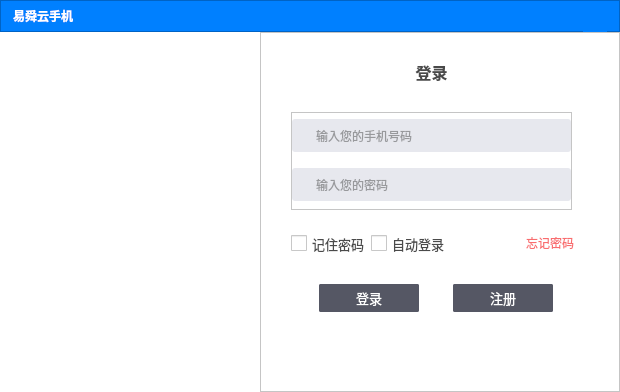
<?xml version="1.0" encoding="UTF-8"?>
<ui version="4.0">
 <class>LoginWindow</class>
 <widget class="QMainWindow" name="LoginWindow">
  <property name="geometry">
   <rect>
    <x>0</x>
    <y>0</y>
    <width>620</width>
    <height>392</height>
   </rect>
  </property>
  <property name="minimumSize">
   <size>
    <width>620</width>
    <height>392</height>
   </size>
  </property>
  <property name="maximumSize">
   <size>
    <width>620</width>
    <height>392</height>
   </size>
  </property>
  <property name="windowTitle">
   <string>LoginWindow</string>
  </property>
  <property name="styleSheet">
   <string notr="true">QMainWindow{border-top-left-radius: 6px;border-top-right-radius: 6px;}</string>
  </property>
  <widget class="QWidget" name="centralwidget">
   <property name="styleSheet">
    <string notr="true">background-color:#FFFFFFFF;</string>
   </property>
   <layout class="QVBoxLayout" name="verticalLayout">
    <property name="spacing">
     <number>0</number>
    </property>
    <property name="leftMargin">
     <number>0</number>
    </property>
    <property name="topMargin">
     <number>0</number>
    </property>
    <property name="rightMargin">
     <number>0</number>
    </property>
    <property name="bottomMargin">
     <number>0</number>
    </property>
    <item>
     <widget class="QFrame" name="frame">
      <property name="minimumSize">
       <size>
        <width>0</width>
        <height>32</height>
       </size>
      </property>
      <property name="maximumSize">
       <size>
        <width>16777215</width>
        <height>32</height>
       </size>
      </property>
      <property name="palette">
       <palette>
        <active>
         <colorrole role="Button">
          <brush brushstyle="SolidPattern">
           <color alpha="255">
            <red>0</red>
            <green>128</green>
            <blue>255</blue>
           </color>
          </brush>
         </colorrole>
         <colorrole role="Base">
          <brush brushstyle="SolidPattern">
           <color alpha="255">
            <red>0</red>
            <green>128</green>
            <blue>255</blue>
           </color>
          </brush>
         </colorrole>
         <colorrole role="Window">
          <brush brushstyle="SolidPattern">
           <color alpha="255">
            <red>0</red>
            <green>128</green>
            <blue>255</blue>
           </color>
          </brush>
         </colorrole>
        </active>
        <inactive>
         <colorrole role="Button">
          <brush brushstyle="SolidPattern">
           <color alpha="255">
            <red>0</red>
            <green>128</green>
            <blue>255</blue>
           </color>
          </brush>
         </colorrole>
         <colorrole role="Base">
          <brush brushstyle="SolidPattern">
           <color alpha="255">
            <red>0</red>
            <green>128</green>
            <blue>255</blue>
           </color>
          </brush>
         </colorrole>
         <colorrole role="Window">
          <brush brushstyle="SolidPattern">
           <color alpha="255">
            <red>0</red>
            <green>128</green>
            <blue>255</blue>
           </color>
          </brush>
         </colorrole>
        </inactive>
        <disabled>
         <colorrole role="Button">
          <brush brushstyle="SolidPattern">
           <color alpha="255">
            <red>0</red>
            <green>128</green>
            <blue>255</blue>
           </color>
          </brush>
         </colorrole>
         <colorrole role="Base">
          <brush brushstyle="SolidPattern">
           <color alpha="255">
            <red>0</red>
            <green>128</green>
            <blue>255</blue>
           </color>
          </brush>
         </colorrole>
         <colorrole role="Window">
          <brush brushstyle="SolidPattern">
           <color alpha="255">
            <red>0</red>
            <green>128</green>
            <blue>255</blue>
           </color>
          </brush>
         </colorrole>
        </disabled>
       </palette>
      </property>
      <property name="styleSheet">
       <string notr="true">background-color:#FF0080FF;</string>
      </property>
      <property name="frameShape">
       <enum>QFrame::StyledPanel</enum>
      </property>
      <property name="frameShadow">
       <enum>QFrame::Raised</enum>
      </property>
      <layout class="QHBoxLayout" name="horizontalLayout_2">
       <property name="spacing">
        <number>0</number>
       </property>
       <property name="leftMargin">
        <number>12</number>
       </property>
       <property name="topMargin">
        <number>0</number>
       </property>
       <property name="rightMargin">
        <number>12</number>
       </property>
       <property name="bottomMargin">
        <number>0</number>
       </property>
       <item>
        <widget class="QLabel" name="label">
         <property name="palette">
          <palette>
           <active>
            <colorrole role="WindowText">
             <brush brushstyle="SolidPattern">
              <color alpha="255">
               <red>255</red>
               <green>255</green>
               <blue>255</blue>
              </color>
             </brush>
            </colorrole>
            <colorrole role="Button">
             <brush brushstyle="SolidPattern">
              <color alpha="255">
               <red>0</red>
               <green>128</green>
               <blue>255</blue>
              </color>
             </brush>
            </colorrole>
            <colorrole role="Base">
             <brush brushstyle="SolidPattern">
              <color alpha="255">
               <red>0</red>
               <green>128</green>
               <blue>255</blue>
              </color>
             </brush>
            </colorrole>
            <colorrole role="Window">
             <brush brushstyle="SolidPattern">
              <color alpha="255">
               <red>0</red>
               <green>128</green>
               <blue>255</blue>
              </color>
             </brush>
            </colorrole>
           </active>
           <inactive>
            <colorrole role="WindowText">
             <brush brushstyle="SolidPattern">
              <color alpha="255">
               <red>255</red>
               <green>255</green>
               <blue>255</blue>
              </color>
             </brush>
            </colorrole>
            <colorrole role="Button">
             <brush brushstyle="SolidPattern">
              <color alpha="255">
               <red>0</red>
               <green>128</green>
               <blue>255</blue>
              </color>
             </brush>
            </colorrole>
            <colorrole role="Base">
             <brush brushstyle="SolidPattern">
              <color alpha="255">
               <red>0</red>
               <green>128</green>
               <blue>255</blue>
              </color>
             </brush>
            </colorrole>
            <colorrole role="Window">
             <brush brushstyle="SolidPattern">
              <color alpha="255">
               <red>0</red>
               <green>128</green>
               <blue>255</blue>
              </color>
             </brush>
            </colorrole>
           </inactive>
           <disabled>
            <colorrole role="Button">
             <brush brushstyle="SolidPattern">
              <color alpha="255">
               <red>0</red>
               <green>128</green>
               <blue>255</blue>
              </color>
             </brush>
            </colorrole>
            <colorrole role="Base">
             <brush brushstyle="SolidPattern">
              <color alpha="255">
               <red>0</red>
               <green>128</green>
               <blue>255</blue>
              </color>
             </brush>
            </colorrole>
            <colorrole role="Window">
             <brush brushstyle="SolidPattern">
              <color alpha="255">
               <red>0</red>
               <green>128</green>
               <blue>255</blue>
              </color>
             </brush>
            </colorrole>
           </disabled>
          </palette>
         </property>
         <property name="font">
          <font>
           <pointsize>9</pointsize>
           <bold>true</bold>
          </font>
         </property>
         <property name="text">
          <string>易舜云手机</string>
         </property>
        </widget>
       </item>
       <item>
        <spacer name="horizontalSpacer">
         <property name="orientation">
          <enum>Qt::Horizontal</enum>
         </property>
         <property name="sizeHint" stdset="0">
          <size>
           <width>507</width>
           <height>9</height>
          </size>
         </property>
        </spacer>
       </item>
       <item>
        <widget class="QPushButton" name="pushButton">
         <property name="minimumSize">
          <size>
           <width>24</width>
           <height>32</height>
          </size>
         </property>
         <property name="maximumSize">
          <size>
           <width>24</width>
           <height>32</height>
          </size>
         </property>
         <property name="styleSheet">
          <string notr="true">QPushButton:hover {
     background-color: #FFD31111
 }
 QPushButton:flat {
     border: none; /* no border for a flat push button */
 }

 QPushButton:default {
     border-color: navy; /* make the default button prominent */
 }
</string>
         </property>
         <property name="text">
          <string/>
         </property>
         <property name="icon">
          <iconset resource="res.qrc">
           <normaloff>:/login/resource/login/close.png</normaloff>:/login/resource/login/close.png</iconset>
         </property>
         <property name="iconSize">
          <size>
           <width>24</width>
           <height>32</height>
          </size>
         </property>
         <property name="flat">
          <bool>true</bool>
         </property>
        </widget>
       </item>
      </layout>
     </widget>
    </item>
    <item>
     <layout class="QHBoxLayout" name="horizontalLayout">
      <item>
       <widget class="QLabel" name="label_2">
        <property name="minimumSize">
         <size>
          <width>260</width>
          <height>360</height>
         </size>
        </property>
        <property name="maximumSize">
         <size>
          <width>260</width>
          <height>360</height>
         </size>
        </property>
        <property name="text">
         <string/>
        </property>
        <property name="pixmap">
         <pixmap resource="res.qrc">:/login/resource/login/logo.png</pixmap>
        </property>
       </widget>
      </item>
      <item>
       <widget class="QFrame" name="frame_2">
        <property name="styleSheet">
         <string notr="true">color:#FF4A4A4A;</string>
        </property>
        <property name="frameShape">
         <enum>QFrame::StyledPanel</enum>
        </property>
        <property name="frameShadow">
         <enum>QFrame::Raised</enum>
        </property>
        <widget class="QLabel" name="labelTitle">
         <property name="geometry">
          <rect>
           <x>31</x>
           <y>10</y>
           <width>281</width>
           <height>60</height>
          </rect>
         </property>
         <property name="minimumSize">
          <size>
           <width>0</width>
           <height>60</height>
          </size>
         </property>
         <property name="maximumSize">
          <size>
           <width>16777215</width>
           <height>60</height>
          </size>
         </property>
         <property name="font">
          <font>
           <pointsize>12</pointsize>
           <bold>true</bold>
          </font>
         </property>
         <property name="text">
          <string>登录</string>
         </property>
         <property name="alignment">
          <set>Qt::AlignCenter</set>
         </property>
        </widget>
        <widget class="QFrame" name="frame_4">
         <property name="geometry">
          <rect>
           <x>31</x>
           <y>80</y>
           <width>281</width>
           <height>98</height>
          </rect>
         </property>
         <property name="frameShape">
          <enum>QFrame::StyledPanel</enum>
         </property>
         <property name="frameShadow">
          <enum>QFrame::Raised</enum>
         </property>
         <layout class="QVBoxLayout" name="verticalLayout_2">
          <property name="spacing">
           <number>10</number>
          </property>
          <property name="sizeConstraint">
           <enum>QLayout::SetDefaultConstraint</enum>
          </property>
          <property name="leftMargin">
           <number>0</number>
          </property>
          <property name="topMargin">
           <number>0</number>
          </property>
          <property name="rightMargin">
           <number>0</number>
          </property>
          <property name="bottomMargin">
           <number>0</number>
          </property>
          <item>
           <widget class="QFrame" name="frame_3">
            <property name="minimumSize">
             <size>
              <width>0</width>
              <height>33</height>
             </size>
            </property>
            <property name="maximumSize">
             <size>
              <width>16777215</width>
              <height>33</height>
             </size>
            </property>
            <property name="styleSheet">
             <string notr="true">color:#FF4A4A4A;
background: #FFE7E8EE;
border-radius: 3px;</string>
            </property>
            <property name="frameShape">
             <enum>QFrame::StyledPanel</enum>
            </property>
            <property name="frameShadow">
             <enum>QFrame::Raised</enum>
            </property>
            <layout class="QHBoxLayout" name="horizontalLayout_3">
             <item>
              <widget class="QLabel" name="labelPhoneImage">
               <property name="text">
                <string/>
               </property>
               <property name="pixmap">
                <pixmap resource="res.qrc">:/login/resource/login/ico_phone.png</pixmap>
               </property>
              </widget>
             </item>
             <item>
              <widget class="QLineEdit" name="lineEditPhone">
               <property name="styleSheet">
                <string notr="true">border:none</string>
               </property>
               <property name="placeholderText">
                <string>输入您的手机号码</string>
               </property>
              </widget>
             </item>
             <item>
              <widget class="QPushButton" name="btnArrow">
               <property name="text">
                <string/>
               </property>
               <property name="icon">
                <iconset resource="res.qrc">
                 <normaloff>:/login/resource/login/ico_down.png</normaloff>:/login/resource/login/ico_down.png</iconset>
               </property>
               <property name="flat">
                <bool>true</bool>
               </property>
              </widget>
             </item>
            </layout>
           </widget>
          </item>
          <item>
           <widget class="QFrame" name="frame_5">
            <property name="minimumSize">
             <size>
              <width>0</width>
              <height>33</height>
             </size>
            </property>
            <property name="maximumSize">
             <size>
              <width>16777215</width>
              <height>33</height>
             </size>
            </property>
            <property name="styleSheet">
             <string notr="true">color:#FF4A4A4A;
background: #FFE7E8EE;
border-radius: 3px;</string>
            </property>
            <property name="frameShape">
             <enum>QFrame::StyledPanel</enum>
            </property>
            <property name="frameShadow">
             <enum>QFrame::Raised</enum>
            </property>
            <layout class="QHBoxLayout" name="horizontalLayout_6">
             <item>
              <widget class="QLabel" name="labelPWImage">
               <property name="text">
                <string/>
               </property>
               <property name="pixmap">
                <pixmap resource="res.qrc">:/login/resource/login/ico_lock.png</pixmap>
               </property>
              </widget>
             </item>
             <item>
              <widget class="QLineEdit" name="lineEdit">
               <property name="minimumSize">
                <size>
                 <width>0</width>
                 <height>0</height>
                </size>
               </property>
               <property name="maximumSize">
                <size>
                 <width>16777215</width>
                 <height>16777215</height>
                </size>
               </property>
               <property name="styleSheet">
                <string notr="true">border:none</string>
               </property>
               <property name="maxLength">
                <number>20</number>
               </property>
               <property name="echoMode">
                <enum>QLineEdit::Password</enum>
               </property>
               <property name="placeholderText">
                <string>输入您的密码</string>
               </property>
              </widget>
             </item>
            </layout>
           </widget>
          </item>
         </layout>
        </widget>
        <widget class="QWidget" name="">
         <property name="geometry">
          <rect>
           <x>31</x>
           <y>191</y>
           <width>283</width>
           <height>41</height>
          </rect>
         </property>
         <layout class="QHBoxLayout" name="horizontalLayout_4">
          <item>
           <widget class="QCheckBox" name="checkBoxRemberPW">
            <property name="font">
             <font>
              <pointsize>10</pointsize>
             </font>
            </property>
            <property name="styleSheet">
             <string notr="true"> QCheckBox {
     spacing: 5px;
 }

 QCheckBox::indicator {
     width: 16px;
     height: 16px;
 }

 QCheckBox::indicator:unchecked {
     image: url(:/login/resource/login/option_normal.png);
 }

 QCheckBox::indicator:unchecked:hover {
     image: url(:/login/resource/login/option_normal.png);
 }

 QCheckBox::indicator:unchecked:pressed {
     image: url(:/login/resource/login/option_normal.png);
 }

 QCheckBox::indicator:checked {
     image: url(:/login/resource/login/option_select.png);
 }

 QCheckBox::indicator:checked:hover {
     image: url(:/login/resource/login/option_select.png);
 }

 QCheckBox::indicator:checked:pressed {
     image: url(:/login/resource/login/option_select.png);
 }
</string>
            </property>
            <property name="text">
             <string>记住密码</string>
            </property>
           </widget>
          </item>
          <item>
           <widget class="QCheckBox" name="checkBoxAutoLogin">
            <property name="font">
             <font>
              <pointsize>10</pointsize>
             </font>
            </property>
            <property name="styleSheet">
             <string notr="true"> QCheckBox {
     spacing: 5px;
 }

 QCheckBox::indicator {
     width: 16px;
     height: 16px;
 }

 QCheckBox::indicator:unchecked {
     image: url(:/login/resource/login/option_normal.png);
 }

 QCheckBox::indicator:unchecked:hover {
     image: url(:/login/resource/login/option_normal.png);
 }

 QCheckBox::indicator:unchecked:pressed {
     image: url(:/login/resource/login/option_normal.png);
 }

 QCheckBox::indicator:checked {
     image: url(:/login/resource/login/option_select.png);
 }

 QCheckBox::indicator:checked:hover {
     image: url(:/login/resource/login/option_select.png);
 }

 QCheckBox::indicator:checked:pressed {
     image: url(:/login/resource/login/option_select.png);
 }
</string>
            </property>
            <property name="text">
             <string>自动登录</string>
            </property>
           </widget>
          </item>
          <item>
           <spacer name="horizontalSpacer_5">
            <property name="orientation">
             <enum>Qt::Horizontal</enum>
            </property>
            <property name="sizeHint" stdset="0">
             <size>
              <width>69</width>
              <height>20</height>
             </size>
            </property>
           </spacer>
          </item>
          <item>
           <widget class="QPushButton" name="btnForgetPW">
            <property name="layoutDirection">
             <enum>Qt::LeftToRight</enum>
            </property>
            <property name="styleSheet">
             <string notr="true">QPushButton{text-align: right;color:#FFF96D6F;border:none;}</string>
            </property>
            <property name="text">
             <string>忘记密码</string>
            </property>
            <property name="autoRepeat">
             <bool>false</bool>
            </property>
            <property name="autoExclusive">
             <bool>false</bool>
            </property>
            <property name="flat">
             <bool>true</bool>
            </property>
           </widget>
          </item>
         </layout>
        </widget>
        <widget class="QWidget" name="">
         <property name="geometry">
          <rect>
           <x>31</x>
           <y>231</y>
           <width>290</width>
           <height>70</height>
          </rect>
         </property>
         <layout class="QHBoxLayout" name="horizontalLayout_5">
          <item>
           <spacer name="horizontalSpacer_2">
            <property name="orientation">
             <enum>Qt::Horizontal</enum>
            </property>
            <property name="sizeHint" stdset="0">
             <size>
              <width>40</width>
              <height>20</height>
             </size>
            </property>
           </spacer>
          </item>
          <item>
           <widget class="QPushButton" name="btnLogin">
            <property name="minimumSize">
             <size>
              <width>100</width>
              <height>28</height>
             </size>
            </property>
            <property name="font">
             <font>
              <pointsize>10</pointsize>
             </font>
            </property>
            <property name="styleSheet">
             <string notr="true"> QPushButton {
     border: 2px solid #555764;
     border-radius:2px;
	 background-color: #FF555764;
	 color:#FFFFFFFF;
 }
QPushButton:hover
{
	border:2px solid  #FF27282B;
	background-color: #FF27282B;
}
 QPushButton:pressed {
     border: 2px solid #555764;
     border-radius: 2px;
	 background-color: #FF555764;
	 color:#FFFFFFFF;
 }

 QPushButton:flat {
     border: none; /* no border for a flat push button */
 }

 QPushButton:default {
     border-color: navy; /* make the default button prominent */
 }
</string>
            </property>
            <property name="text">
             <string>登录</string>
            </property>
           </widget>
          </item>
          <item>
           <spacer name="horizontalSpacer_4">
            <property name="orientation">
             <enum>Qt::Horizontal</enum>
            </property>
            <property name="sizeHint" stdset="0">
             <size>
              <width>40</width>
              <height>20</height>
             </size>
            </property>
           </spacer>
          </item>
          <item>
           <widget class="QPushButton" name="btnRegister">
            <property name="minimumSize">
             <size>
              <width>100</width>
              <height>28</height>
             </size>
            </property>
            <property name="font">
             <font>
              <pointsize>10</pointsize>
             </font>
            </property>
            <property name="styleSheet">
             <string notr="true"> QPushButton {
     border: 2px solid #555764;
     border-radius:2px;
	 background-color: #FF555764;
	 color:#FFFFFFFF;
 }
QPushButton:hover
{
	border:2px solid  #FF27282B;
	background-color: #FF27282B;
}
 QPushButton:pressed {
     border: 2px solid #555764;
     border-radius: 2px;
	 background-color: #FF555764;
	 color:#FFFFFFFF;
 }

 QPushButton:flat {
     border: none; /* no border for a flat push button */
 }

 QPushButton:default {
     border-color: navy; /* make the default button prominent */
 }
</string>
            </property>
            <property name="text">
             <string>注册</string>
            </property>
           </widget>
          </item>
          <item>
           <spacer name="horizontalSpacer_3">
            <property name="orientation">
             <enum>Qt::Horizontal</enum>
            </property>
            <property name="sizeHint" stdset="0">
             <size>
              <width>40</width>
              <height>20</height>
             </size>
            </property>
           </spacer>
          </item>
         </layout>
        </widget>
       </widget>
      </item>
     </layout>
    </item>
   </layout>
  </widget>
 </widget>
 <resources>
  <include location="res.qrc"/>
 </resources>
 <connections/>
</ui>
